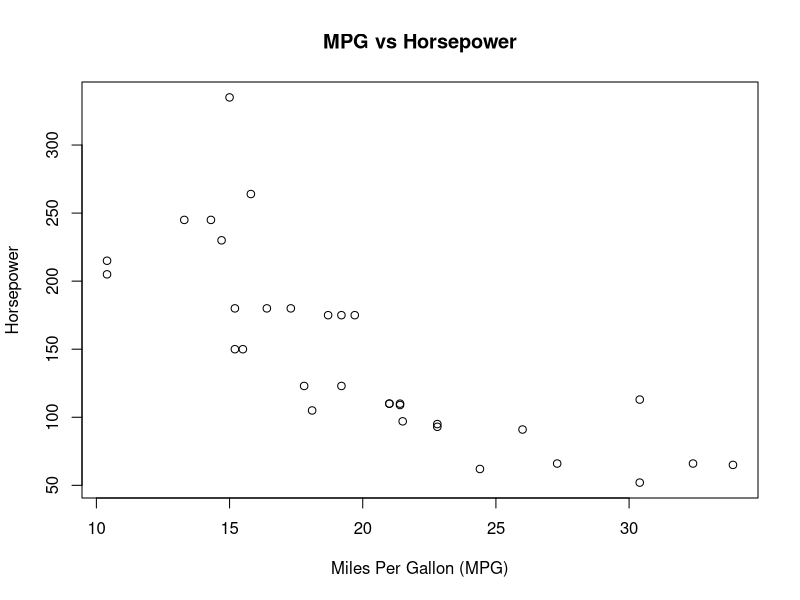

The R script that drew this image:
## ---- chunk 1
(4-3)*2
## ---- chunk 2
sqrt(125)/5^2
## ---- chunk 3
(7+6)*13
## ---- chunk 4
fav_num <- 8
fav_num
## ---- chunk 5
fav_food <- list("Burger", "Pizza", "Milkshake")
fav_food
## ---- chunk 6
vector_1 <- c(17:350)
vector_1
## ---- chunk 7
# Don't know
## ---- chunk 8
# Don't know
## ---- chunk 9
3*4 != 6+7
## ---- chunk 10
4^2 > 3 & 5 < 9
## ---- chunk 11
12 / 2 < 5 | 4 > 3
## ---- chunk 12
library(readr)
worldhappinessreport2025 <- read_csv("worldhappinessreport2025.csv")
## ---- chunk 13
colnames(worldhappinessreport2025)
## ---- chunk 14
summary(worldhappinessreport2025$generosity)
## ---- chunk 15
mean(worldhappinessreport2025$perceptionsofCorruption)
#summary(worldhappinessreport2025$perceptionsofCorruption)
## ---- chunk 16
data("mtcars")
head(mtcars)
## ---- chunk 17
#ggplot2::aes(mtcars$mpg,mtcars$hp)

plot(mtcars$mpg, mtcars$hp, 
     main = "MPG vs Horsepower", 
     xlab = "Miles Per Gallon (MPG)", 
     ylab = "Horsepower")
## ---- chunk 18
#Don't know
## ---- chunk 19
#Don't know
## ---- chunk 20
data("ChickWeight")
head(ChickWeight)
## ---- chunk 21
#Don't know
## ---- chunk 22
#Don't know
